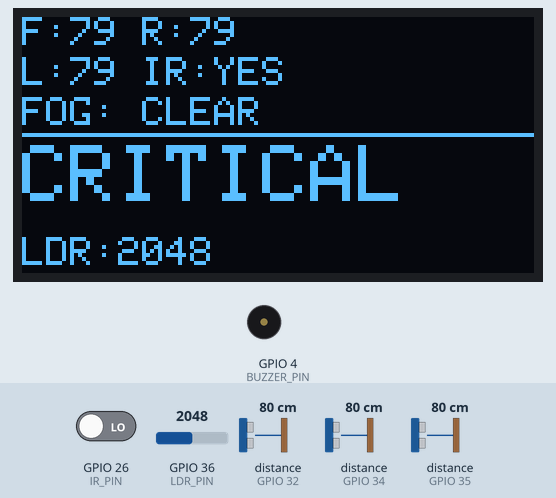
Simulated run of this sketch. Board: ESP32. On the bench: 128×64 one-colour display, buzzer (waves = sounding, pin HIGH). Wiring (inferred from the names in the program): 3 × ultrasonic range finder: trigger GPIO 5, echo GPIO 34 / trigger GPIO 18, echo GPIO 35 / trigger GPIO 19, echo GPIO 32. The test bench sets the inputs (shaded band); at power-on: GPIO 26 (IR_PIN) LOW, distance to the obstacle (sensors on GPIO 32, GPIO 34, GPIO 35) 80 cm, GPIO 36 (LDR_PIN) = 2048. The echo pulse lasts 58.3 µs per cm; pins used as bus, display or sensor lines are not drawn; what the sketch prints to the serial monitor is not drawn.

Above: at 2.51 s.
2.9 s: GPIO 26 (IR_PIN) driven HIGH
At 3.5 s:
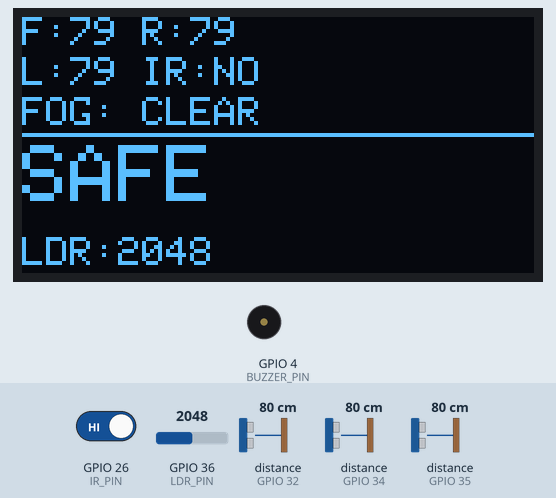
4.5 s: distance to the obstacle (sensor on GPIO 32) set to 12 cm
At 4.8 s:
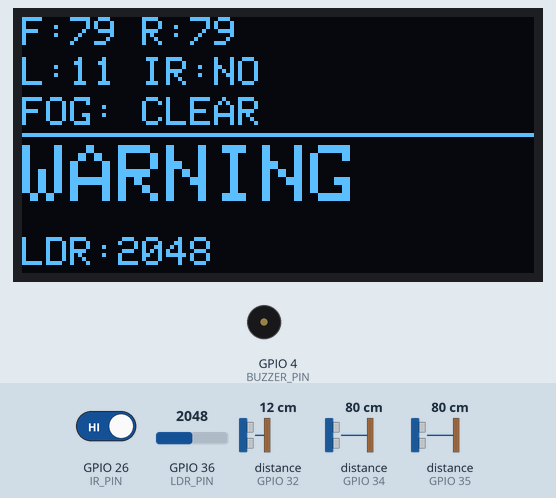
6.0 s: distance to the obstacle (sensor on GPIO 32) set to 9 cm
At 6.24 s:
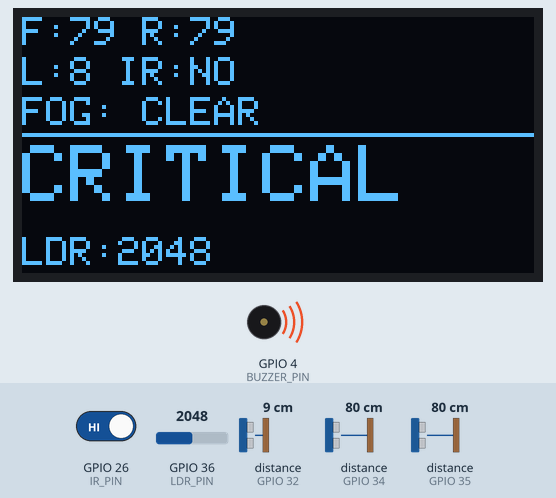
8.3 s: GPIO 36 (LDR_PIN) set to 2534
At 8.73 s:
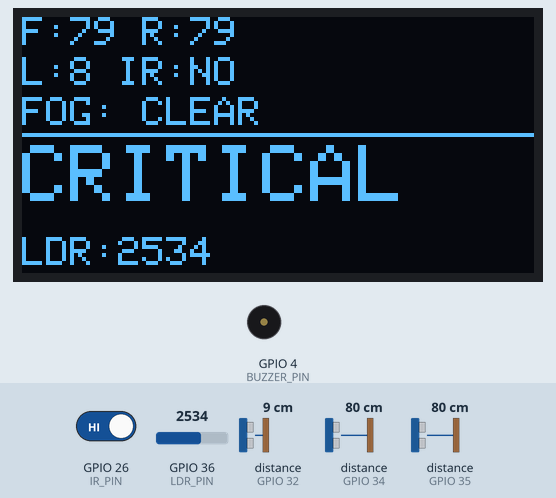
9.8 s: GPIO 36 (LDR_PIN) set to 2628
At 10.31 s:
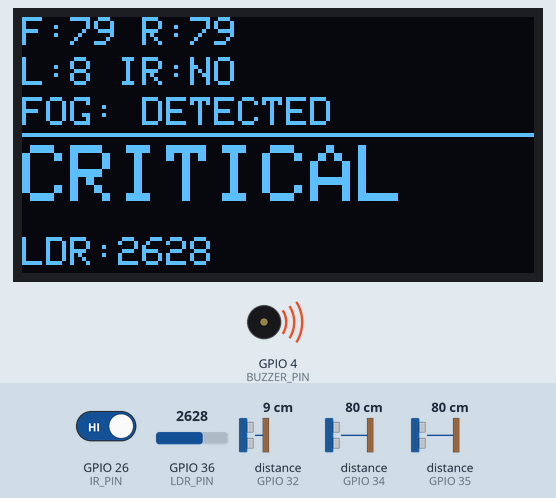
11.9 s: GPIO 26 (IR_PIN) driven LOW
At 12.12 s:
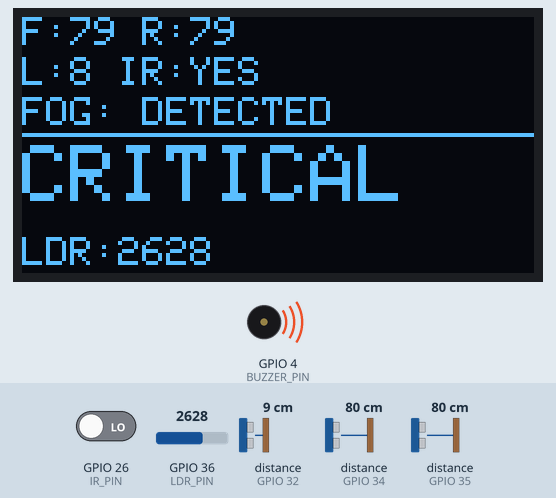
Timing chart, 0 to 15.2 s (numbered marks = the images above; inputs shaded):
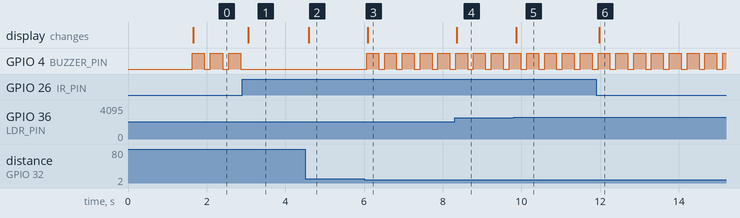

Measured:
- the behaviour switches between 11 and 10 cm on distance to the obstacle (sensor on GPIO 32) (found by bisection; images 2 and 3)
- the behaviour switches between 2600 and 2601 on GPIO 36 (LDR_PIN) (found by bisection; images 4 and 5)
- after the input at 2.9 s, GPIO 4 (BUZZER_PIN): stops changing and stays LOW; the display: changes after 0.15 s (image 1)
- after the input at 4.5 s, the display: changes after 0.09 s (image 2)
- after the input at 6.0 s, GPIO 4 (BUZZER_PIN): alternates HIGH for 0.30 s and LOW for 0.15 s, starting after 0.07 s; the display: changes after 0.10 s (image 3)
- after the input at 8.3 s, the display: changes after 0.06 s (image 4)
- after the input at 9.8 s, the display: changes after 0.06 s (image 5)
- after the input at 11.9 s, the display: changes after 0.08 s (image 6)

The sketch:

Final_Integration.ino
```cpp
#include <Wire.h>
#include <Adafruit_GFX.h>
#include <Adafruit_SSD1306.h>
#include <MPU6050.h>

#include <WiFi.h>
#include <esp_now.h>
#include <esp_wifi.h>

// =====================================================
// OLED
// =====================================================
#define SCREEN_WIDTH 128
#define SCREEN_HEIGHT 64
#define OLED_RESET -1
#define OLED_ADDR 0x3C

Adafruit_SSD1306 display(
  SCREEN_WIDTH,
  SCREEN_HEIGHT,
  &Wire,
  OLED_RESET
);

// =====================================================
// FRONT ULTRASONIC
// =====================================================
#define TRIG_FRONT 5
#define ECHO_FRONT 34

// =====================================================
// RIGHT ULTRASONIC
// =====================================================
#define TRIG_RIGHT 18
#define ECHO_RIGHT 35

// =====================================================
// LEFT ULTRASONIC
// =====================================================
#define TRIG_LEFT 19
#define ECHO_LEFT 32

// =====================================================
// IR SENSOR
// =====================================================
#define IR_PIN 26

// =====================================================
// BUZZER
// =====================================================
#define BUZZER_PIN 4

// =====================================================
// LDR / FOG SENSOR
// GPIO36 = VP
// INPUT ONLY - perfect for analog LDR
// =====================================================
#define LDR_PIN 36

// =====================================================
// FOG THRESHOLD
// Clear ≈ 2100
// Mist  ≈ 3100
// =====================================================
#define FOG_THRESHOLD 2600

// =====================================================
// DISTANCE THRESHOLDS
// =====================================================
#define CRITICAL_DISTANCE 10
#define WARNING_DISTANCE 30

// =====================================================
// MPU6050
// =====================================================
MPU6050 mpu;

// =====================================================
// SENSOR VARIABLES
// =====================================================
long frontDistance = 999;
long rightDistance = 999;
long leftDistance = 999;

int ldrValue = 0;

bool fogDetected = false;
bool irDetected = false;

// =====================================================
// V2V SIMULATION
// =====================================================
bool simulatedV2V = false;

// =====================================================
// ESP-NOW
// =====================================================
uint8_t broadcastAddress[] = {
  0xFF,
  0xFF,
  0xFF,
  0xFF,
  0xFF,
  0xFF
};

typedef struct struct_message
{
  char command[20];
} struct_message;

struct_message message;

// =====================================================
// BUZZER TIMING
// =====================================================
unsigned long lastBuzzerTime = 0;
bool buzzerState = false;

// =====================================================
// READ ULTRASONIC
// =====================================================
long readUltrasonic(
  int trigPin,
  int echoPin
)
{
  digitalWrite(
    trigPin,
    LOW
  );

  delayMicroseconds(2);

  digitalWrite(
    trigPin,
    HIGH
  );

  delayMicroseconds(10);

  digitalWrite(
    trigPin,
    LOW
  );

  long duration = pulseIn(
    echoPin,
    HIGH,
    30000
  );

  if (duration == 0)
  {
    return 999;
  }

  long distance =
    duration * 0.034 / 2;

  return distance;
}

// =====================================================
// READ LDR / FOG
// =====================================================
void readLDR()
{
  ldrValue = analogRead(LDR_PIN);

  if (ldrValue > FOG_THRESHOLD)
  {
    fogDetected = true;
  }
  else
  {
    fogDetected = false;
  }
}

// =====================================================
// SEND ESP-NOW COMMAND
// =====================================================
void sendCommand(
  const char *cmd
)
{
  memset(
    &message,
    0,
    sizeof(message)
  );

  strncpy(
    message.command,
    cmd,
    sizeof(message.command) - 1
  );

  esp_now_send(
    broadcastAddress,
    (uint8_t *)&message,
    sizeof(message)
  );
}

// =====================================================
// BUZZER CONTROL
// =====================================================
void handleBuzzer(
  bool critical
)
{
  // -----------------------------------------------
  // NO CRITICAL CONDITION
  // -----------------------------------------------
  if (!critical)
  {
    digitalWrite(
      BUZZER_PIN,
      LOW
    );

    buzzerState = false;

    return;
  }

  // -----------------------------------------------
  // CRITICAL CONDITION
  // -----------------------------------------------
  unsigned long now =
    millis();

  // OFF -> ON
  if (!buzzerState)
  {
    if (
      now - lastBuzzerTime >= 120
    )
    {
      buzzerState = true;

      digitalWrite(
        BUZZER_PIN,
        HIGH
      );

      lastBuzzerTime = now;
    }
  }

  // ON -> OFF
  else
  {
    if (
      now - lastBuzzerTime >= 180
    )
    {
      buzzerState = false;

      digitalWrite(
        BUZZER_PIN,
        LOW
      );

      lastBuzzerTime = now;
    }
  }
}

// =====================================================
// OLED
// =====================================================
void updateOLED(
  bool critical,
  bool warning
)
{
  display.clearDisplay();

  display.setTextColor(
    SSD1306_WHITE
  );

  // =================================================
  // SENSOR VALUES
  // =================================================
  display.setTextSize(1);

  display.setCursor(0, 0);

  display.print("F:");
  display.print(frontDistance);

  display.print(" R:");
  display.print(rightDistance);

  // -----------------------------------------------
  // LEFT + IR
  // -----------------------------------------------
  display.setCursor(0, 10);

  display.print("L:");
  display.print(leftDistance);

  display.print(" IR:");
  display.print(
    irDetected ? "YES" : "NO"
  );

  // =================================================
  // FOG
  // =================================================
  display.setCursor(0, 20);

  if (fogDetected)
  {
    display.print(
      "FOG: DETECTED"
    );
  }
  else
  {
    display.print(
      "FOG: CLEAR"
    );
  }

  // =================================================
  // DIVIDER
  // =================================================
  display.drawLine(
    0,
    29,
    127,
    29,
    SSD1306_WHITE
  );

  // =================================================
  // MAIN STATUS
  // =================================================
  display.setTextSize(2);

  display.setCursor(0, 32);

  if (critical)
  {
    display.println(
      "CRITICAL"
    );
  }
  else if (warning)
  {
    display.println(
      "WARNING"
    );
  }
  else
  {
    display.println(
      "SAFE"
    );
  }

  // =================================================
  // LDR VALUE
  // =================================================
  display.setTextSize(1);

  display.setCursor(0, 55);

  display.print("LDR:");
  display.print(ldrValue);

  display.display();
}

// =====================================================
// SETUP
// =====================================================
void setup()
{
  Serial.begin(115200);

  // =================================================
  // ULTRASONIC PINS
  // =================================================
  pinMode(
    TRIG_FRONT,
    OUTPUT
  );

  pinMode(
    ECHO_FRONT,
    INPUT
  );

  pinMode(
    TRIG_RIGHT,
    OUTPUT
  );

  pinMode(
    ECHO_RIGHT,
    INPUT
  );

  pinMode(
    TRIG_LEFT,
    OUTPUT
  );

  pinMode(
    ECHO_LEFT,
    INPUT
  );

  // =================================================
  // IR
  // =================================================
  pinMode(
    IR_PIN,
    INPUT
  );

  // =================================================
  // BUZZER
  // =================================================
  pinMode(
    BUZZER_PIN,
    OUTPUT
  );

  digitalWrite(
    BUZZER_PIN,
    LOW
  );

  // =================================================
  // LDR
  // GPIO36 is INPUT ONLY
  // =================================================
  pinMode(
    LDR_PIN,
    INPUT
  );

  // =================================================
  // I2C
  // =================================================
  Wire.begin(
    21,
    22
  );

  // =================================================
  // OLED
  // =================================================
  if (
    !display.begin(
      SSD1306_SWITCHCAPVCC,
      OLED_ADDR
    )
  )
  {
    Serial.println(
      "OLED FAILED"
    );

    while (1);
  }

  display.clearDisplay();

  display.setTextColor(
    SSD1306_WHITE
  );

  display.setTextSize(1);

  display.setCursor(0, 0);
  display.println(
    "FOG-SAFE SYSTEM"
  );

  display.setCursor(0, 12);
  display.println(
    "Starting..."
  );

  display.display();

  delay(1500);

  // =================================================
  // MPU6050
  // =================================================
  mpu.initialize();

  if (
    mpu.testConnection()
  )
  {
    Serial.println(
      "MPU6050 OK"
    );
  }
  else
  {
    Serial.println(
      "MPU6050 FAILED"
    );
  }

  // =================================================
  // WIFI
  // =================================================
  WiFi.mode(
    WIFI_STA
  );

  // ESP-NOW channel
  esp_wifi_set_channel(
    1,
    WIFI_SECOND_CHAN_NONE
  );

  Serial.print(
    "ESP32 MAC: "
  );

  Serial.println(
    WiFi.macAddress()
  );

  // =================================================
  // ESP-NOW INIT
  // =================================================
  if (
    esp_now_init() != ESP_OK
  )
  {
    Serial.println(
      "ESP-NOW INIT FAILED"
    );

    return;
  }

  // =================================================
  // ADD BROADCAST PEER
  // =================================================
  esp_now_peer_info_t peerInfo = {};

  memcpy(
    peerInfo.peer_addr,
    broadcastAddress,
    6
  );

  peerInfo.channel = 1;
  peerInfo.encrypt = false;

  if (
    esp_now_add_peer(
      &peerInfo
    ) != ESP_OK
  )
  {
    Serial.println(
      "ESP-NOW PEER FAILED"
    );
  }
  else
  {
    Serial.println(
      "ESP-NOW READY"
    );
  }

  // =================================================
  // STARTUP INFO
  // =================================================
  Serial.println();
  Serial.println(
    "======================================"
  );

  Serial.println(
    "          FOG-SAFE MAIN VEHICLE"
  );

  Serial.println(
    "======================================"
  );

  Serial.println();

  Serial.println(
    "FRONT ULTRASONIC : TRIG 5 / ECHO 34"
  );

  Serial.println(
    "RIGHT ULTRASONIC : TRIG 18 / ECHO 35"
  );

  Serial.println(
    "LEFT ULTRASONIC  : TRIG 19 / ECHO 32"
  );

  Serial.println(
    "IR SENSOR        : GPIO 26"
  );

  Serial.println(
    "BUZZER           : GPIO 4"
  );

  Serial.println(
    "LDR              : GPIO 36 / VP"
  );

  Serial.println(
    "MPU6050 SDA      : GPIO 21"
  );

  Serial.println(
    "MPU6050 SCL      : GPIO 22"
  );

  Serial.println(
    "OLED             : 0x3C"
  );

  Serial.println();

  Serial.print(
    "Critical distance : "
  );

  Serial.print(
    CRITICAL_DISTANCE
  );

  Serial.println(
    " cm"
  );

  Serial.print(
    "Warning distance  : "
  );

  Serial.print(
    WARNING_DISTANCE
  );

  Serial.println(
    " cm"
  );

  Serial.print(
    "Fog threshold     : "
  );

  Serial.println(
    FOG_THRESHOLD
  );

  Serial.println();

  Serial.println(
    "V2V TEST:"
  );

  Serial.println(
    "Send 1 = CRITICAL"
  );

  Serial.println(
    "Send 0 = CLEAR"
  );

  Serial.println();

  Serial.println(
    "======================================"
  );
}

// =====================================================
// MAIN LOOP
// =====================================================
void loop()
{
  // =================================================
  // FRONT DISTANCE
  // =================================================
  frontDistance =
    readUltrasonic(
      TRIG_FRONT,
      ECHO_FRONT
    );

  delay(5);

  // =================================================
  // RIGHT DISTANCE
  // =================================================
  rightDistance =
    readUltrasonic(
      TRIG_RIGHT,
      ECHO_RIGHT
    );

  delay(5);

  // =================================================
  // LEFT DISTANCE
  // =================================================
  leftDistance =
    readUltrasonic(
      TRIG_LEFT,
      ECHO_LEFT
    );

  // =================================================
  // IR
  // Most obstacle IR modules are LOW when detected
  // =================================================
  irDetected =
    (digitalRead(IR_PIN) == LOW);

  // =================================================
  // LDR
  // =================================================
  readLDR();

  // =================================================
  // RISK FLAGS
  // =================================================
  bool critical = false;
  bool warning = false;

  // =================================================
  // CRITICAL DISTANCE
  // =================================================
  if (
    frontDistance <
    CRITICAL_DISTANCE
  )
  {
    critical = true;
  }

  if (
    rightDistance <
    CRITICAL_DISTANCE
  )
  {
    critical = true;
  }

  if (
    leftDistance <
    CRITICAL_DISTANCE
  )
  {
    critical = true;
  }

  // =================================================
  // IR CRITICAL
  // =================================================
  if (irDetected)
  {
    critical = true;
  }

  // =================================================
  // V2V CRITICAL
  // =================================================
  if (simulatedV2V)
  {
    critical = true;
  }

  // =================================================
  // WARNING
  // =================================================
  if (!critical)
  {
    if (
      frontDistance <
      WARNING_DISTANCE
    )
    {
      warning = true;
    }

    if (
      rightDistance <
      WARNING_DISTANCE
    )
    {
      warning = true;
    }

    if (
      leftDistance <
      WARNING_DISTANCE
    )
    {
      warning = true;
    }
  }

  // =================================================
  // SEND JACKET COMMAND
  // =================================================

  if (critical)
  {
    sendCommand(
      "CRITICAL"
    );
  }

  else if (
    frontDistance <
    WARNING_DISTANCE
  )
  {
    sendCommand(
      "FRONT"
    );
  }

  else if (
    leftDistance <
    WARNING_DISTANCE
  )
  {
    sendCommand(
      "LEFT"
    );
  }

  else if (
    rightDistance <
    WARNING_DISTANCE
  )
  {
    sendCommand(
      "RIGHT"
    );
  }

  else
  {
    sendCommand(
      "STOP"
    );
  }

  // =================================================
  // BUZZER
  // =================================================
  handleBuzzer(
    critical
  );

  // =================================================
  // OLED
  // =================================================
  updateOLED(
    critical,
    warning
  );

  // =================================================
  // SERIAL TELEMETRY
  // =================================================

  Serial.print(
    "FRONT="
  );

  Serial.print(
    frontDistance
  );

  Serial.print(
    "cm | RIGHT="
  );

  Serial.print(
    rightDistance
  );

  Serial.print(
    "cm | LEFT="
  );

  Serial.print(
    leftDistance
  );

  Serial.print(
    "cm | IR="
  );

  Serial.print(
    irDetected
      ? "DETECTED"
      : "CLEAR"
  );

  Serial.print(
    " | LDR="
  );

  Serial.print(
    ldrValue
  );

  Serial.print(
    " | FOG="
  );

  Serial.print(
    fogDetected
      ? "DETECTED"
      : "CLEAR"
  );

  Serial.print(
    " | V2V="
  );

  Serial.print(
    simulatedV2V
      ? "CRITICAL"
      : "CLEAR"
  );

  Serial.print(
    " | STATUS="
  );

  if (critical)
  {
    Serial.println(
      "CRITICAL"
    );
  }

  else if (warning)
  {
    Serial.println(
      "WARNING"
    );
  }

  else
  {
    Serial.println(
      "SAFE"
    );
  }

  // =================================================
  // V2V SERIAL TEST
  // =================================================

  if (Serial.available())
  {
    char c =
      Serial.read();

    // -----------------------------------------------
    // 1 = V2V CRITICAL
    // -----------------------------------------------
    if (c == '1')
    {
      simulatedV2V = true;

      Serial.println(
        "V2V TEST = CRITICAL"
      );
    }

    // -----------------------------------------------
    // 0 = V2V CLEAR
    // -----------------------------------------------
    if (c == '0')
    {
      simulatedV2V = false;

      Serial.println(
        "V2V TEST = CLEAR"
      );
    }
  }

  delay(100);
}
```
